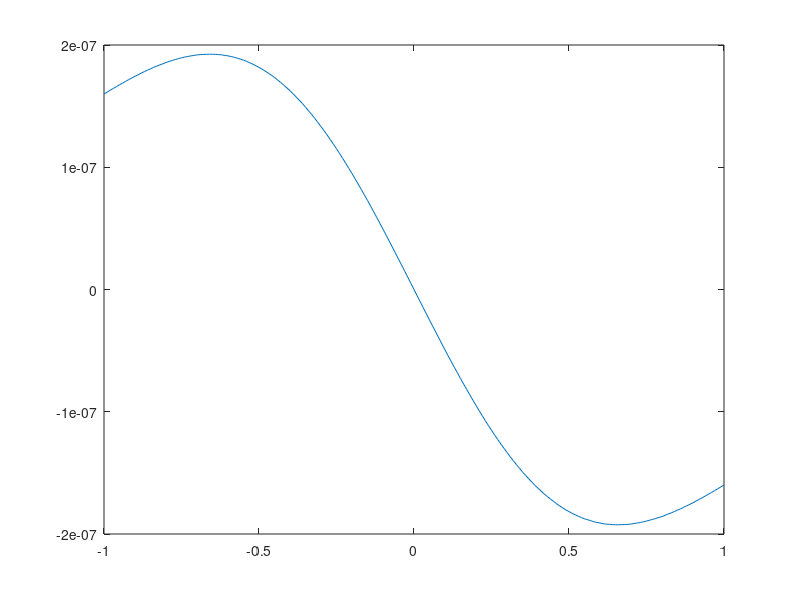

MATLAB code to generate this figure:
%demo gradient of tanh
%shows that for sigmoid = 0.5*(tanh(u)+1), 
% g' = 2*sigma*(1-sigma)

eps=0.000001
xvec=[]
errs=[]
for x=-1:0.01:1
	xvec=[xvec,x];
  sigma = 0.5*(tanh(x)+1)
  sig_eps = 0.5*(tanh(x+eps)+1);
  deriv_num = (sig_eps-sigma)/eps
  deriv_formula = 2*sigma*(1-sigma)
  err = deriv_num-deriv_formula
  errs=[errs,err];
  end
  figure(1)
  plot(xvec,errs)
  